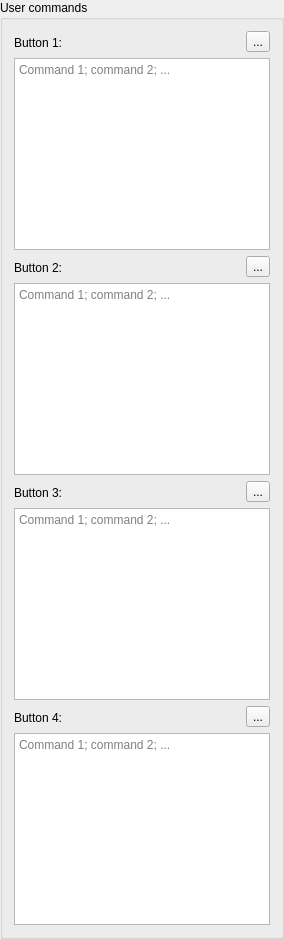
          <widget class="GroupBox" name="groupBox_5">
           <property name="title">
            <string>User commands</string>
           </property>
           <layout class="QVBoxLayout" name="verticalLayout_12">
            <item>
             <layout class="QHBoxLayout" name="horizontalLayout_17">
              <item>
               <widget class="QLabel" name="label_34">
                <property name="styleSheet">
                 <string notr="true">padding-top: 3;</string>
                </property>
                <property name="text">
                 <string>Button 1:</string>
                </property>
                <property name="indent">
                 <number>0</number>
                </property>
                <property name="buddy">
                 <cstring>txtUserCommand0</cstring>
                </property>
               </widget>
              </item>
              <item>
               <widget class="QToolButton" name="tbUser0">
                <property name="text">
                 <string>...</string>
                </property>
               </widget>
              </item>
             </layout>
            </item>
            <item>
             <widget class="QPlainTextEdit" name="txtUserCommand0">
              <property name="placeholderText">
               <string>Command 1; command 2; ...</string>
              </property>
             </widget>
            </item>
            <item>
             <layout class="QHBoxLayout" name="horizontalLayout_18">
              <item>
               <widget class="QLabel" name="label_36">
                <property name="styleSheet">
                 <string notr="true">padding-top: 3;</string>
                </property>
                <property name="text">
                 <string>Button 2:</string>
                </property>
                <property name="indent">
                 <number>0</number>
                </property>
                <property name="buddy">
                 <cstring>txtUserCommand1</cstring>
                </property>
               </widget>
              </item>
              <item>
               <widget class="QToolButton" name="tbUser1">
                <property name="text">
                 <string>...</string>
                </property>
               </widget>
              </item>
             </layout>
            </item>
            <item>
             <widget class="QPlainTextEdit" name="txtUserCommand1">
              <property name="placeholderText">
               <string>Command 1; command 2; ...</string>
              </property>
             </widget>
            </item>
            <item>
             <layout class="QHBoxLayout" name="horizontalLayout_19">
              <item>
               <widget class="QLabel" name="label_37">
                <property name="styleSheet">
                 <string notr="true">padding-top: 3;</string>
                </property>
                <property name="text">
                 <string>Button 3:</string>
                </property>
                <property name="indent">
                 <number>0</number>
                </property>
                <property name="buddy">
                 <cstring>txtUserCommand2</cstring>
                </property>
               </widget>
              </item>
              <item>
               <widget class="QToolButton" name="tbUser2">
                <property name="text">
                 <string>...</string>
                </property>
               </widget>
              </item>
             </layout>
            </item>
            <item>
             <widget class="QPlainTextEdit" name="txtUserCommand2">
              <property name="placeholderText">
               <string>Command 1; command 2; ...</string>
              </property>
             </widget>
            </item>
            <item>
             <layout class="QHBoxLayout" name="horizontalLayout_20">
              <item>
               <widget class="QLabel" name="label_39">
                <property name="styleSheet">
                 <string notr="true">padding-top: 3;</string>
                </property>
                <property name="text">
                 <string>Button 4:</string>
                </property>
                <property name="indent">
                 <number>0</number>
                </property>
                <property name="buddy">
                 <cstring>txtUserCommand3</cstring>
                </property>
               </widget>
              </item>
              <item>
               <widget class="QToolButton" name="tbUser3">
                <property name="text">
                 <string>...</string>
                </property>
               </widget>
              </item>
             </layout>
            </item>
            <item>
             <widget class="QPlainTextEdit" name="txtUserCommand3">
              <property name="placeholderText">
               <string>Command 1; command 2; ...</string>
              </property>
             </widget>
            </item>
           </layout>
          </widget>
